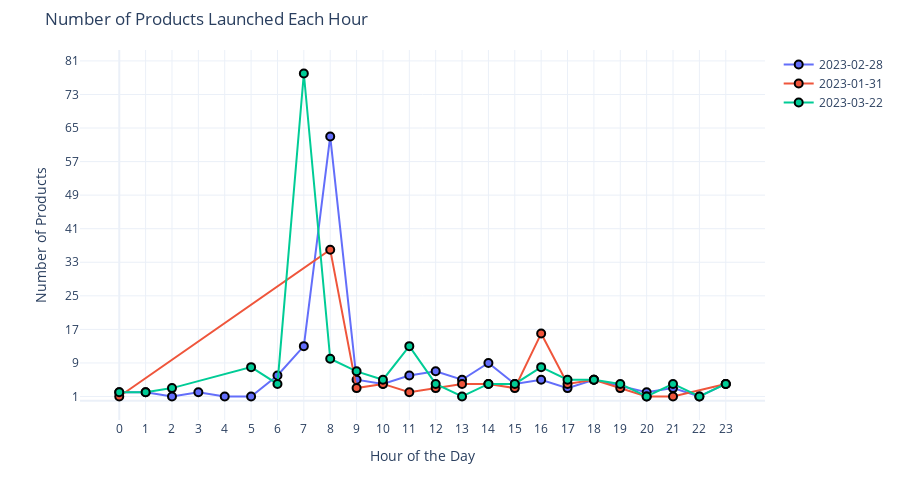

Write notebook code for a chart like this one.
### Markdown cell above
## Hourly product creation for the most pupular days

### Code cell
# Create a Plotly figure
fig = go.Figure()

# Variables to track the minimum and maximum counts across all dates
min_count = float('inf')
max_count = float('-inf')

# Loop through each date and add a trace to the figure
for date in dates_to_plot:
    most_active_Day_df = df[df['createdAt'].dt.date == pd.to_datetime(date).date()]
    hour_counts = most_active_Day_df['hours'].value_counts().sort_index()

    # Update min_count and max_count
    min_count = min(min_count, hour_counts.min())
    max_count = max(max_count, hour_counts.max())

    fig.add_trace(go.Scatter(x=hour_counts.index, y=hour_counts.values, mode='lines+markers', line_shape='linear', name=date))

# Calculate a suitable step size for the Y-axis ticks
step_size = max(1, round((max_count - min_count) / 10))

# Update the layout with a white background and adjust Y-axis ticks
fig.update_layout(
    title='Number of Products Launched Each Hour',
    xaxis_title='Hour of the Day',
    yaxis_title='Number of Products',
    xaxis=dict(tickvals=list(range(24))),
    yaxis=dict(tickmode='array',  # Set the tick mode to 'array' for custom tick values
               tickvals=list(range(min_count, max_count + step_size, step_size)),  # Use custom tick values
               ),
    height=500,           # Adjust the plot height to provide more space for labels
    margin=dict(t=50),    # Add margin at the top for the title
    template='plotly_white'  # Use a white background template
)

# Update marker and line styles
fig.update_traces(marker=dict(size=8, line=dict(width=2, color='black')), line=dict(width=2))

# Show the plot
fig.show()

### Figure 1 — Plotly figure (JSON) as saved in the notebook; plotly's stock layout.template omitted (floating-point values rounded to 4 significant figures)
{"data": [{"line": {"shape": "linear", "width": 2}, "marker": {"line": {"color": "black", "width": 2}, "size": 8}, "mode": "lines+markers", "name": "2023-02-28", "type": "scatter", "x": [0, 1, 2, 3, 4, 5, 6, 7, 8, 9, 10, 11, 12, 13, 14, 15, 16, 17, 18, 20, 21, 22, 23], "y": [2, 2, 1, 2, 1, 1, 6, 13, 63, 5, 4, 6, 7, 5, 9, 4, 5, 3, 5, 2, 3, 1, 4]}, {"line": {"shape": "linear", "width": 2}, "marker": {"line": {"color": "black", "width": 2}, "size": 8}, "mode": "lines+markers", "name": "2023-01-31", "type": "scatter", "x": [0, 8, 9, 10, 11, 12, 13, 14, 15, 16, 17, 18, 19, 20, 21, 23], "y": [1, 36, 3, 4, 2, 3, 4, 4, 3, 16, 4, 5, 3, 1, 1, 4]}, {"line": {"shape": "linear", "width": 2}, "marker": {"line": {"color": "black", "width": 2}, "size": 8}, "mode": "lines+markers", "name": "2023-03-22", "type": "scatter", "x": [0, 1, 2, 5, 6, 7, 8, 9, 10, 11, 12, 13, 14, 15, 16, 17, 18, 19, 20, 21, 22, 23], "y": [2, 2, 3, 8, 4, 78, 10, 7, 5, 13, 4, 1, 4, 4, 8, 5, 5, 4, 1, 4, 1, 4]}], "layout": {"height": 500, "margin": {"t": 50}, "title": {"text": "Number of Products Launched Each Hour"}, "xaxis": {"tickvals": [0, 1, 2, 3, 4, 5, 6, 7, 8, 9, 10, 11, 12, 13, 14, 15, 16, 17, 18, 19, 20, 21, 22, 23], "title": {"text": "Hour of the Day"}}, "yaxis": {"tickmode": "array", "tickvals": [1, 9, 17, 25, 33, 41, 49, 57, 65, 73, 81], "title": {"text": "Number of Products"}}}}
